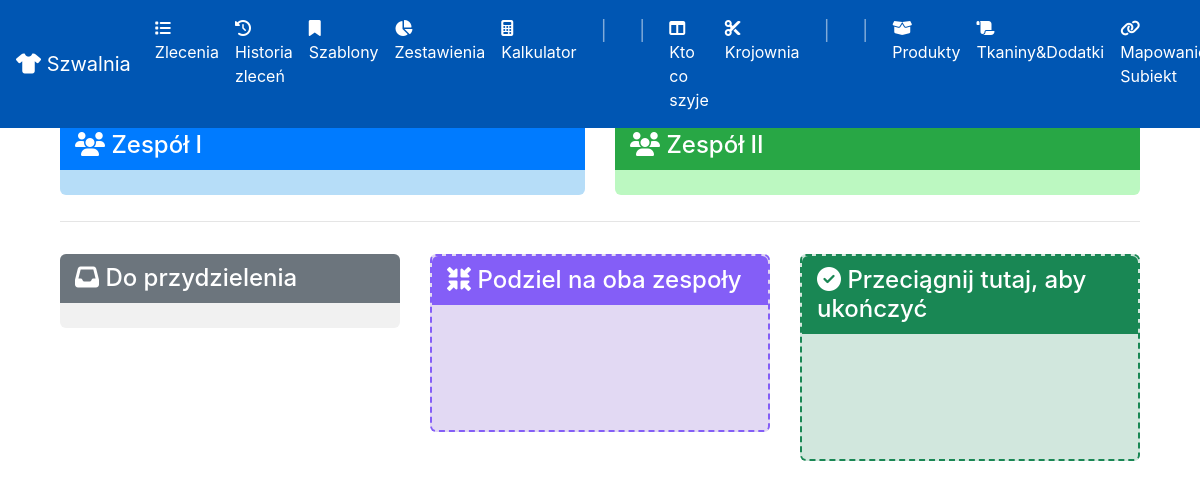
/kanban, run on an earlier commit of the app's database.
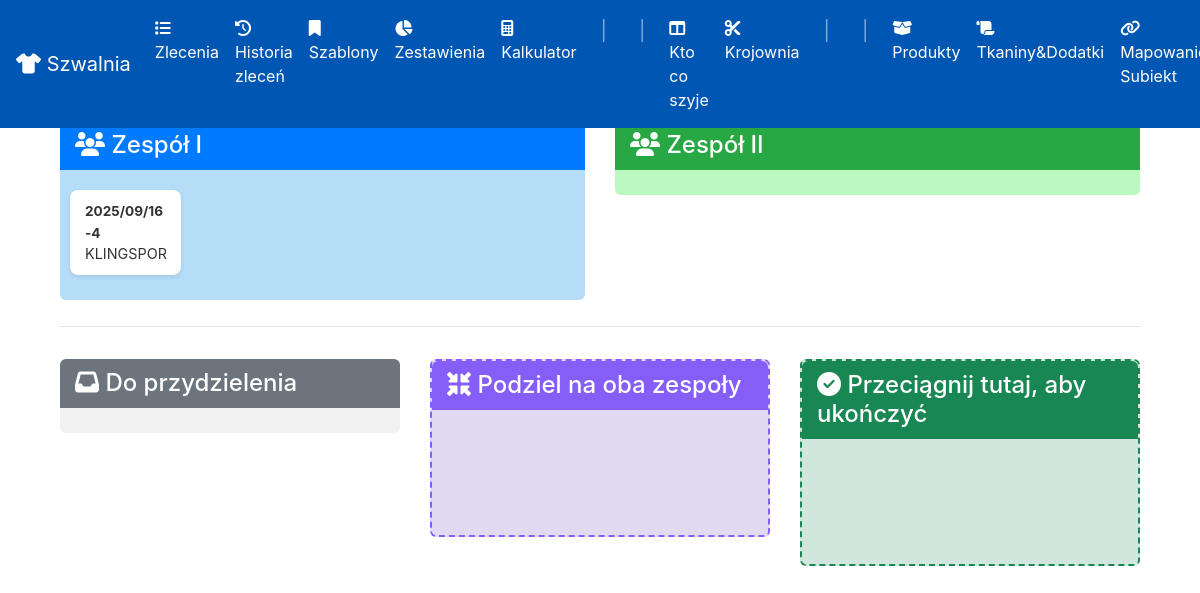
And on a later commit of the database.
### app/models.py (models this page shows, shortened)
class Order(db.Model):
    id = db.Column(db.Integer, primary_key=True)
    order_code = db.Column(db.String(50), nullable=True)
    client_id = db.Column(db.Integer, db.ForeignKey('client.id'), nullable=False)
    description = db.Column(db.Text, nullable=False)
    login_info = db.Column(db.Text, nullable=True)
    deadline = db.Column(db.Date, nullable=False)
    status = db.Column(db.String(50), nullable=False, default='NOWE')
    zlecajacy = db.Column(db.String(50), nullable=False)
    created_at = db.Column(db.DateTime, default=datetime.utcnow)
    fabrics = db.relationship('OrderFabric', backref='order', cascade="all, delete-orphan")
    assigned_team = db.Column(db.String(50), nullable=True)
    cutting_table = db.Column(db.String(50), nullable=True)
    team1_completed = db.Column(db.Boolean, default=False, nullable=False)
    team2_completed = db.Column(db.Boolean, default=False, nullable=False)
    cutting_started_at = db.Column(db.DateTime, nullable=True)
    cutting_finished_at = db.Column(db.DateTime, nullable=True)
    sewing_started_at = db.Column(db.DateTime, nullable=True)
    sewing_finished_at = db.Column(db.DateTime, nullable=True)
    order_items = db.relationship('OrderItem', backref='order', lazy=True, cascade="all, delete-orphan")
    attachments = db.relationship('Attachment', backref='order', lazy=True, cascade="all, delete-orphan")
    materials_used = db.relationship('MaterialUsage', backref='order', cascade="all, delete-orphan")

class Client(db.Model):
    id = db.Column(db.Integer, primary_key=True)
    name = db.Column(db.String(100), nullable=False, unique=True)
    orders = db.relationship('Order', backref='client', lazy=True)

### app/routes.py (the view)
@app.route('/kanban')
def kanban():
    orders = Order.query.filter(Order.cutting_table == 'skrojone', Order.status.in_(['NOWE', 'W REALIZACJI'])).order_by(Order.created_at.desc()).all()
    team1_orders = [o for o in orders if o.assigned_team in ['zespol-1', 'OBA']]
    team2_orders = [o for o in orders if o.assigned_team in ['zespol-2', 'OBA']]
    unassigned_orders = [o for o in orders if o.assigned_team is None]
    return render_template('kanban.html', team1_orders=team1_orders, team2_orders=team2_orders, unassigned_orders=unassigned_orders)

### app/routes.py (called while the page is built)
@app.context_processor
def inject_in_progress_orders():
    all_in_progress = Order.query.filter_by(status='W REALIZACJI').order_by(Order.deadline).all()
    krojownia_orders = []
    szwalnia_orders = []
    for order in all_in_progress:
        order.total_quantity = sum(item.quantity for item in order.order_items)
        if order.cutting_table == 'skrojone' and order.assigned_team is not None:
            szwalnia_orders.append(order)
        elif order.cutting_table is not None and order.cutting_table != 'skrojone':
            krojownia_orders.append(order)
    return dict(krojownia_in_progress=krojownia_orders, szwalnia_in_progress=szwalnia_orders)

### app/templates/kanban.html (shortened to what this page needs)
{% extends 'base.html' %}
{% block content %}
<h2> Kto co szyje?</h2>
<div class="container-fluid">
    <div class="row">
        <div class="col-md-6">
            <div class="kanban-zone" id="zespol-1">
                <h4 class="zone-header bg-primary text-white"><i class="fas fa-users"></i> Zespół I</h4>
                <div class="d-flex flex-wrap">
                    {% for order in team1_orders %}{% if not order.team1_completed %}
                    <div class="kanban-card" data-id="{{ order.id }}">
                        <strong>{{ order.order_code }}</strong><br>{{ order.client.name }}
                    </div>
                    {% endif %}{% endfor %}
                </div>
            </div>
        </div>
        <div class="col-md-6">
            <div class="kanban-zone" id="zespol-2">
                <h4 class="zone-header bg-success text-white"><i class="fas fa-users"></i> Zespół II</h4>
            </div>
        </div>
    </div>
    <hr>
    <div class="row">
        <div class="col-md-4">
            <div class="kanban-zone mt-3" id="nieprzypisane">
                <h4 class="zone-header bg-secondary text-white"><i class="fas fa-inbox"></i> Do przydzielenia</h4>
            </div>
        </div>
        <div class="col-md-4">
            <div class="kanban-zone mt-3" id="zespol-oba">
                <h4 class="zone-header text-white"><i class="fas fa-compress-arrows-alt"></i> Podziel na oba zespoły</h4>
                <div class="d-flex flex-wrap" style="min-height: 100px;"></div>
            </div>
        </div>
        <div class="col-md-4">
            <div class="kanban-zone mt-3" id="zrealizowane">
                <h4 class="zone-header text-white"><i class="fas fa-check-circle"></i> Przeciągnij tutaj, aby ukończyć</h4>
                <div class="d-flex flex-wrap" style="min-height: 100px;"></div>
            </div>
        </div>
    </div>
</div>
{% endblock %}

What changed in the data, as far as the page shows it:
added Order: order_code "2025/09/16-4", client.name "KLINGSPOR"
